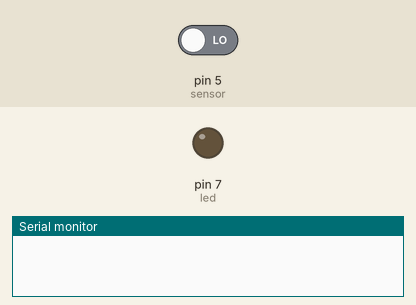
This sketch was run on a simulated Arduino Uno, built with avr-gcc and run on an emulated ATmega328P. Parts: output pins drawn as LEDs (lit = HIGH), the last lines printed to the serial monitor. Inputs (shaded band) come from the test bench; at power-on: pin 5 (sensor) LOW.

Above: at 1.8 s.
1.9 s: pin 5 (sensor) driven HIGH
At 2.9 s:
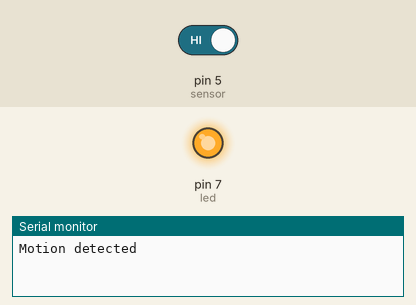
3.5 s: pin 5 (sensor) driven LOW
At 4.1 s:
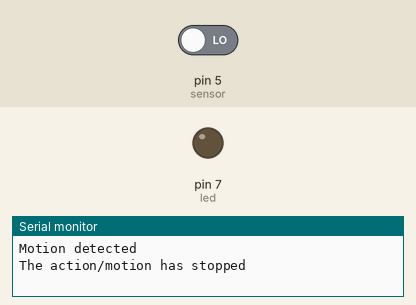
Timing chart, 0 to 6.5 s (numbered marks = the images above; inputs shaded):
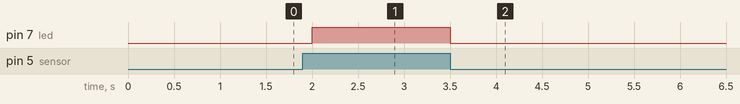

The sketch:

PIR_Sensor.ino
```cpp
const int led = 7; // Led positive terminal to the digital pin 7
const int sensor = 5; // Signal pin of sensor to digital pin 5
bool state = LOW;
int val = 0;

void setup() {
  // Void setup is run only once after each powerup or reset of the Arduino board.
  pinMode(led, OUTPUT); // Led is determined as an output here
  pinMode(sensor, INPUT); // PIR motion sensor is determined as an input here
  Serial.begin(9600);
}

void loop() {
  // Void loop is run over and over and consists of the main program.
  val = digitalRead(sensor);
  if (val == HIGH) {
    digitalWrite(led, HIGH);
    delay(500); // Delay of led is 500 ms

    if (state == LOW) {
      Serial.println("Motion detected");
      state = HIGH;
    }
  } else {
    digitalWrite(led, LOW);
    delay(500);

    if (state == HIGH) {
      Serial.println("The action/motion has stopped");
      state = LOW;
    }
  }
}
```

Measured:
- after the input at 1.9 s, pin 7 (led): LOW → HIGH after 0.10 s
- after the input at 3.5 s, pin 7 (led): HIGH → LOW at once
